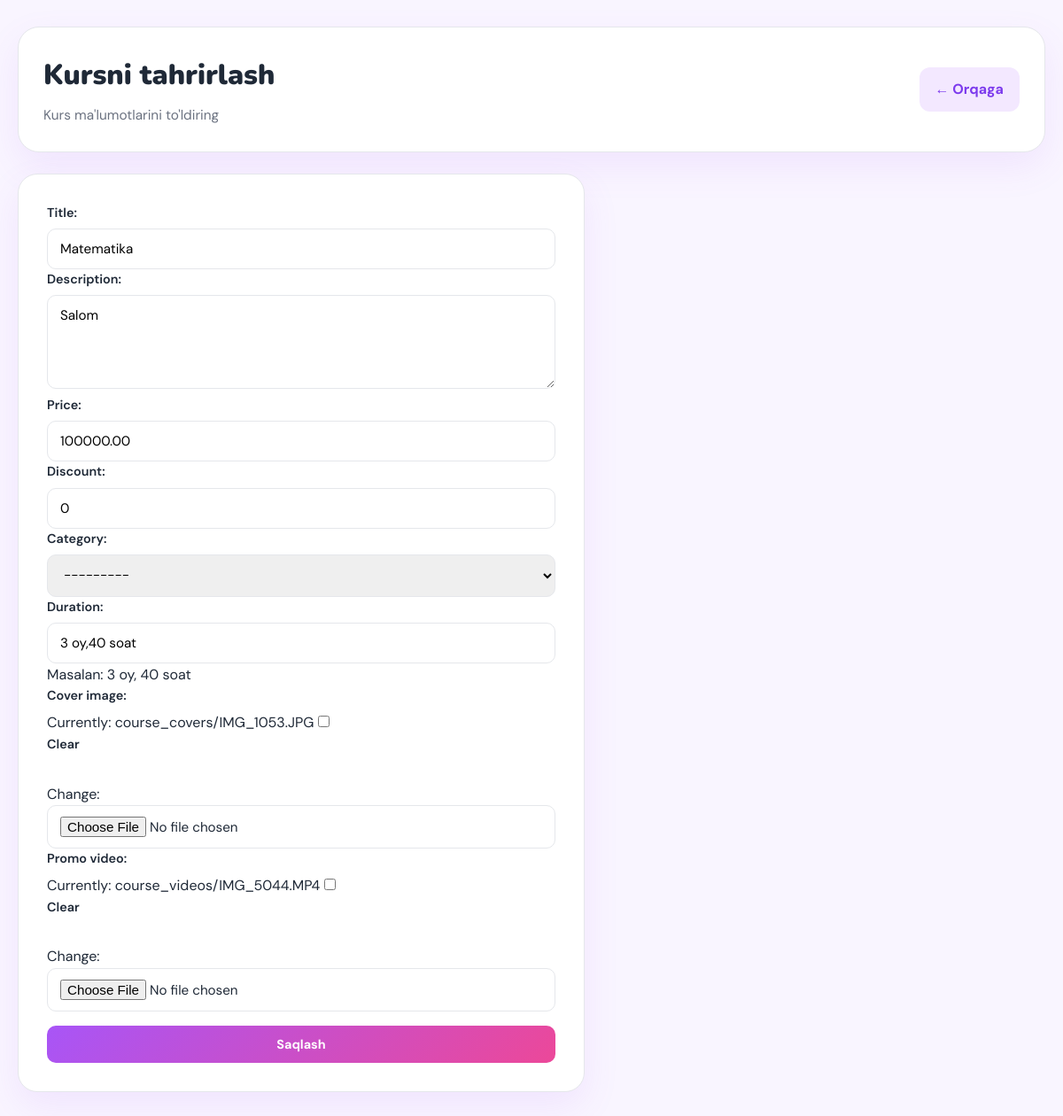
The page /courses/admin/edit/1/ (signed in) on the database its author committed.
### courses/models.py (models this page shows, shortened)
class Course(models.Model):
    title = models.CharField(max_length=200)
    description = models.TextField()
    price = models.DecimalField(max_digits=10, decimal_places=2, default=0)
    discount = models.PositiveIntegerField(default=0)  # %
    category = models.ForeignKey(Category, on_delete=models.SET_NULL, null=True)
    duration = models.CharField(max_length=50, help_text="Masalan: 3 oy, 40 soat")
    cover_image = models.ImageField(upload_to='course_covers/', null=True, blank=True)
    promo_video = models.FileField(upload_to='course_videos/', null=True, blank=True)
    created_at = models.DateTimeField(auto_now_add=True)

### courses/views.py (the view)
# urls.py: path('admin/edit/<int:course_id>/', admin_edit_course, name='admin_edit_course'),
@admin_required
def admin_edit_course(request, course_id):
    course = get_object_or_404(Course, id=course_id)
    if request.method == "POST":
        form = CourseForm(request.POST, request.FILES, instance=course)
        if form.is_valid():
            form.save()
            return redirect('admin_courses')
    else:
        form = CourseForm(instance=course)
    return render(request, 'admin_add_course.html', {'form': form, 'editing': True})

### courses/forms.py (shortened to what this page needs)
class CourseForm(forms.ModelForm):
    class Meta:
        model = Course
        fields = [
            'title',
            'description',
            'price',
            'discount',
            'category',
            'duration',
            'cover_image',
            'promo_video',
        ]
        widgets = {
            'title': forms.TextInput(attrs={'class': 'form-control'}),
            'description': forms.Textarea(attrs={'class': 'form-control', 'rows': 4}),
            'price': forms.NumberInput(attrs={'class': 'form-control'}),
            'discount': forms.NumberInput(attrs={'class': 'form-control'}),
            'category': forms.Select(attrs={'class': 'form-control'}),
            'duration': forms.TextInput(attrs={'class': 'form-control'}),
            'cover_image': forms.ClearableFileInput(attrs={'class': 'form-control'}),
            'promo_video': forms.ClearableFileInput(attrs={'class': 'form-control'}),
        }

### courses/views.py (called while the page is built)
def admin_required(view_func):
    @wraps(view_func)
    @login_required
    def wrapper(request, *args, **kwargs):
        if request.user.role != 'admin':
            return redirect('student_dashboard')
        return view_func(request, *args, **kwargs)
    return wrapper

### courses/templates/admin_add_course.html (shortened to what this page needs)
{% extends "base.html" %}
{% block content %}
<div class="container">
    <div class="page-header">
        <div>
            <h1>{% if editing %}Kursni tahrirlash{% else %}Yangi kurs qo'shish{% endif %}</h1>
            <p>Kurs ma'lumotlarini to'ldiring</p>
        </div>
        <a href="{% url 'admin_courses' %}" class="back-btn">← Orqaga</a>
    </div>
    <div class="form-card">
        <form method="POST" enctype="multipart/form-data">
            {{ form.as_p }}
            <button type="submit" class="btn btn-primary" style="width:100%; margin-top:16px;">Saqlash</button>
        </form>
    </div>
</div>
{% endblock %}

### static/css/style.css (style rules this page uses)
:root { --primary: #a855f7; --primary-dark: #7c3aed; --pink: #ec4899; --gradient: linear-gradient(135deg, #a855f7, #ec4899); --bg: #f9f5ff; --white: #ffffff; --dark: #1a1a2e; --text: #1f2937; --muted: #6b7280; --border: #e5e7eb; --danger: #ef4444; --success: #22c55e; --warning: #f59e0b; --card-bg: #fff; --shadow: 0 16px 40px rgba(168, 85, 247, 0.10); --shadow-sm: 0 4px 12px rgba(168, 85, 247, 0.08); }
* { margin: 0; padding: 0; box-sizing: border-box; }
body { font-family: 'DM Sans', sans-serif; background: var(--bg); color: var(--text); line-height: 1.6; }
a { text-decoration: none; color: inherit; }
.container { max-width: 1200px; margin: 0 auto; padding: 30px 20px 60px; }
.btn { display: inline-flex; align-items: center; justify-content: center; gap: 8px; text-decoration: none; padding: 12px 18px; border-radius: 10px; font-weight: 700; font-size: 0.9rem; font-family: 'DM Sans', sans-serif; border: none; cursor: pointer; transition: all 0.2s ease; }
.btn-primary { background: var(--gradient); color: white; }
.form-card { background: var(--white); border: 1px solid var(--border); border-radius: 22px; padding: 32px; box-shadow: var(--shadow); max-width: 640px; }
.form-group label, label { display: block; margin-bottom: 6px; font-weight: 600; font-size: 0.9rem; }
.form-control, input[type="text"], input[type="email"], input[type="password"], input[type="number"], input[type="url"], textarea, select { width: 100%; padding: 12px 14px; border: 1px solid var(--border); border-radius: 10px; font-size: 0.95rem; font-family: 'DM Sans', sans-serif; outline: none; transition: 0.2s; }
.back-btn { text-decoration: none; background: #f3e8ff; color: var(--primary-dark); padding: 12px 18px; border-radius: 12px; font-weight: 700; transition: 0.2s; display: inline-flex; align-items: center; gap: 8px; }
.page-header { background: var(--white); border: 1px solid var(--border); border-radius: 24px; padding: 28px; box-shadow: var(--shadow); display: flex; justify-content: space-between; align-items: center; gap: 20px; margin-bottom: 24px; flex-wrap: wrap; }
.page-header h1 { font-family: 'Nunito', sans-serif; font-size: 2rem; font-weight: 900; margin-bottom: 8px; }
.page-header p { color: var(--muted); font-size: 0.96rem; }

### rows shown on the page
Course: title "Matematika", description "Salom", price "100000.00", discount "0", category "---------", duration "3 oy,40 soat"
